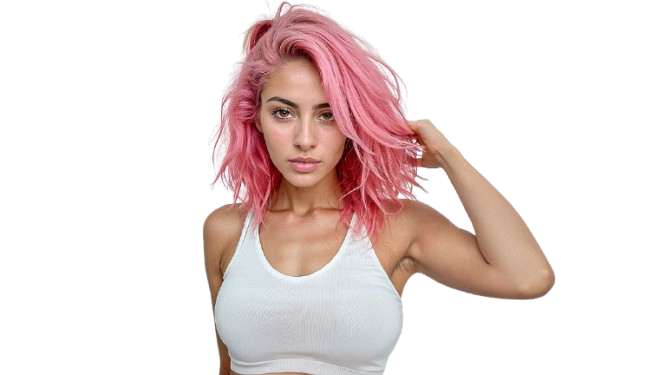
#> input picture src/model_images/ai_generated.png, 666 x 375 px
$ python -i predict.py   (imports and definitions only)
#> lines starting #> are read from the running program, lines starting #| are printed output that depends on the picture
### src/config.py
"""
config.py

Central configuration for the Entropy Quadtree pipeline.

All sripts import their defaults from here so that changing a value
in one place propagates everywhere. No script should hard-code a
default leaf size, method name, resize value, or directory path.
"""

import os
import logging


# Quadtree defaults

# Default leaf side length in pixels per scoring method
# Compression needs larger leaves (16px) to have enough bytes for zlib to
# produce a meaningful compression ratio. Shannon and variance work well at 4px.
DEFAULT_LEAF_SIZES: dict[str, int] = {
    "shannon":      4,
    "compression":  16,
    "variance":     4
}

# All supported scoring methods.
METHODS = list(DEFAULT_LEAF_SIZES.keys())

# Default resize applied to images before processing.
# All datasets are normalized to this resolution so that leaf sizes and
# spatial grid cells are comparable across sources.
DEFAULT_RESIZE: int = 256

# Default method for single-method scripts (main.py, batch.py, tune_thresholds.py).
DEFAULT_METHOD: str = "shannon"

# Background mask threshold: nodes with this fraction of transparent pixelse
# are excluded from scoring and statistics.
BG_THRESHOLD: float = 0.95


# Tree-grid spatial map

# Depth at which to read the spatial grid. 4^4 = 256 cells (16x16 equivalent).
TREE_GRID_DEPTH: int = 4


# Supported image formats

SUPPORTED_EXTENSIONS: set[str] = {".jpg", ".jpeg", ".png", ".bmp", ".tiff", ".webp"}


# Directory structure

# All paths are relative to the project root (where you run scripts from).

DIRS = {
    # Downloaded image samples for threshold tuning.
    # Format: data/sample/{name}_{label}/
    "sample":       os.path.join("data", "sample"),

    # Extracted feature CSVs and sidecar JSON metadata.
    # Format: results/features/{name}_{method}.csv + .json
    "features":     os.path.join("results", "features"),

    # Saved model bundles (.joblib).
    # Format: results/models/{name}.joblib
    "models":       os.path.join("results", "models"),

    # Threshold tuning CSVs and plots.
    # Format: results/tuning/{name}/{method}.csv + .png
    "tuning":       os.path.join("results", "tuning"),

    # Within-dataset classification reports.
    # Format: results/classify/within/{name}.txt
    "classify_within": os.path.join("results", "classify", "within"),

    # Cross-dataset evaluation reports.
    # Format: results/classify/cross/{train}_vs_{test}.txt
    "classify_cross":  os.path.join("results", "classify", "cross"),

    # Scatter plots.
    # Format: results/scatter/{name}/
    "scatter":      os.path.join("results", "scatter"),

    # Spatial grid importance heatmaps.
    # Format: results/spatial/{name}.png
    "spatial":      os.path.join("results", "spatial"),

    # Tree depth distribution plots.
    # Format: results/depth/{method}_spatial_map.png
    "depth":        os.path.join("results", "depth"),

    # Complexity overlay images.
    # Format: results/overlays/{name}/
    "overlays":     os.path.join("results", "overlays"),

    # Prediction output CSVs.
    # Format: results/predictions/{name}.csv
    "predictions":  os.path.join("results", "predictions"),

    # Example overlays referenced in README — tracked in git.
    "examples":     os.path.join("results", "examples"),
}


# Logging

LOG_FORMAT  = "%(asctime)s  %(levelname)-8s  %(message)s"
LOG_DATEFMT = "%H:%M:%S"


# [18 lines left out: function setup_logging, not called in this run]


def get_logger(name: str) -> logging.Logger:
    """Return a module-level logger. Use as: log = config.get_logger(__name__)"""
    return logging.getLogger(name)

### src/predict.py
"""
predict.py
----------
Run a saved image forensics classifier on new images without re-training.
Part of the Quadtree Complexity Analysis for Image Forensics pipeline.

Loads a model bundle produced by classify.py --save-model, rebuilds the
quadtree complexity pipeline using the stored parameters, extracts features,
and outputs a predicted class and confidence score for each image.

Usage:
    # Single image
    python3 src/predict.py results/models/ciplab_faces_shannon.joblib photo.jpg

    # Multiple images
    python3 src/predict.py results/models/ciplab_faces_shannon.joblib *.jpg

    # Whole folder
    python3 src/predict.py results/models/ciplab_faces_shannon.joblib my_images/

    # Save results to CSV
    python3 src/predict.py results/models/ciplab_faces_shannon.joblib my_images/ \\
        --output results/predictions/my_images.csv

    # Show the overlay for each image as well
    python3 src/predict.py results/models/ciplab_faces_shannon.joblib photo.jpg \\
        --overlay --overlay-dir results/overlays/

    # Quiet: only print the CSV, no per-image console output
    python3 src/predict.py results/models/ciplab_faces_shannon.joblib my_images/ \\
        --output results/predictions/my_images.csv --quiet

    # Show bundle metadata and exit
    python3 src/predict.py results/models/ciplab_faces_shannon.joblib --info

Output columns (CSV):
    filename        — image filename
    predicted       — predicted class label (e.g. "authentic", "synthetic")
    confidence      — confidence in the prediction:
                        predict_proba models (LR, RF, GB): probability of predicted class
                        LinearSVC: raw decision score (not a probability)
    {class}_score   — one column per class with individual scores
    method          — quadtree method used (from bundle)
    model           — model bundle filename
"""

import argparse
import csv
import os
import sys

import numpy as np
import joblib
from PIL import Image

sys.path.insert(0, os.path.dirname(os.path.abspath(__file__)))

from complexity import get_scorer
from quadtree import QuadTree
from features import extract_features, FEATURE_FIELDS
from visualizer import save_result
import config
from config import setup_logging, get_logger

log = get_logger(__name__)

SUPPORTED_EXTENSIONS = {".jpg", ".jpeg", ".png", ".bmp", ".tiff", ".webp"}

DEFAULT_LEAF_SIZES = {"shannon": 4, "compression": 16, "variance": 4}


# ── Argument parsing ───────────────────────────────────────────────────────────

# [77 lines left out: functions parse_args, load_bundle, print_bundle_info, collect_images, not called in this run]


# ── Image loading ──────────────────────────────────────────────────────────────

def load_image(path: str):
#> called with path = 'model_images/ai_generated.png'
    img = Image.open(path)
#> img is the input picture: PIL image 666x375 RGBA; mean R, G, B, A 62.9, 48.5, 46.3, 78.7
    alpha = None
    if img.mode in ("RGBA", "LA") or (img.mode == "P" and "transparency" in img.info):
        img = img.convert("RGBA")
        alpha = np.array(img.split()[3])
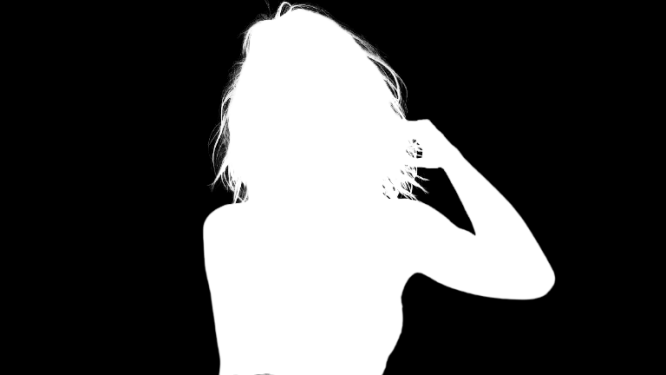
#> alpha: shape (375, 666); min 0, max 255, mean 78.7
        image_array = np.array(img)
    else:
        img = img.convert("RGB")
        image_array = np.array(img)
    return image_array, alpha


# ── Feature extraction ─────────────────────────────────────────────────────────

# [184 lines left out: functions resize_image, extract, predict_one, main, not called in this run]


# [2 lines not run here, left out]

>>> result = load_image('model_images/ai_generated.png')
